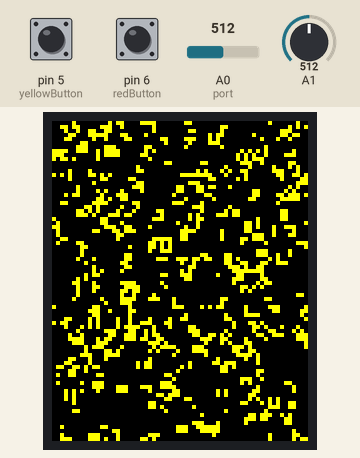
The sketch below on a simulated Arduino Uno, built with avr-gcc and run on an emulated ATmega328P. Parts: 128×160 colour display. The test bench sets the inputs (shaded band); at power-on: pin 6 (redButton) LOW, A0 (port) = 512, A1 = 512, pin 5 (yellowButton) LOW. Random numbers use the default seed unless the sketch sets one.

Above: at 3.0 s.
3.1 s: pin 6 (redButton) pulled HIGH for 1.2 s
At 5.1 s:
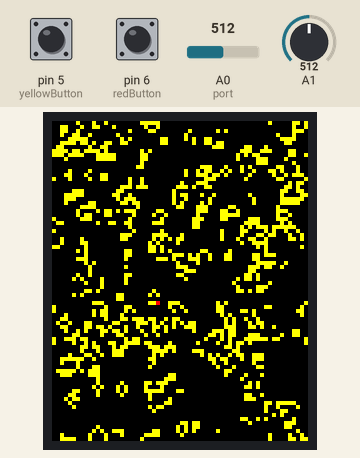
5.8 s: A0 (port) set to 716
7.3 s: A1 set to 716
8.8 s: A0 (port) set to 511
10.3 s: A1 set to 306
11.8 s: pin 6 (redButton) pulled HIGH for 1.2 s
At 14.7 s:
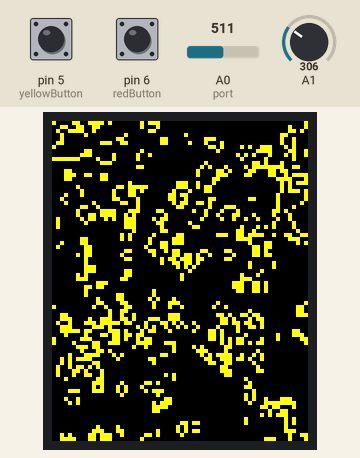
Timing chart, 0 to 16.2 s (numbered marks = the images above; inputs shaded):
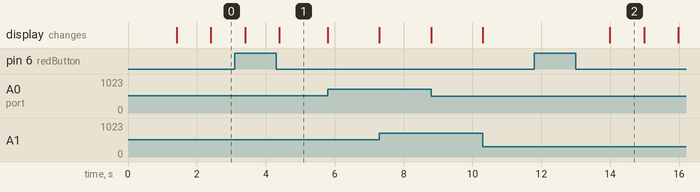

The sketch:

gameOfLifeOnScreen.ino
```cpp
#include <Adafruit_GFX.h>
#include <Adafruit_ST7735.h>
#include <SPI.h>

Adafruit_ST7735 tft = Adafruit_ST7735(10, 9, 8);

const int squaresX = 4;
const int squaresY = 80;
word squares[squaresX][squaresY];

word topLineBuffer[squaresX];
word buffer1[squaresX];
word buffer2[squaresX];

int redButton = 6;
int yellowButton = 5;

boolean running = true;
boolean redDown = false;
boolean hasPrev = false;

int prevX = 0;
int prevY = 0;

void setup(){
  randomSeed(analogRead(0));
  pinMode(redButton, INPUT);
  pinMode(yellowButton, INPUT);

  *digitalPinToPCMSK(redButton) |= bit (digitalPinToPCMSKbit(redButton));
  PCIFR |= bit (digitalPinToPCICRbit(redButton));
  PCICR |= bit (digitalPinToPCICRbit(redButton));

  tft.initR(INITR_BLACKTAB);
  tft.fillScreen(ST7735_BLACK);

  for(int x = 0; x < squaresX; x++){
    topLineBuffer[x] = 0;
    buffer1[x] = 0;
    buffer2[x] = 0;
    for(int y = 0; y < squaresY; y++){
      for(int b = 0; b < 16; b++){
        int r = random(10);
        if(r > 7){
          // Set to 1
          squares[x][y] = squares[x][y] | (1 << b);
        }
      }
    }
  }

  drawGame();
}

void loop(){

  if(redButtonPressed()){
    running = !running;
    hasPrev = false;
  }

  if(running){
    playGame();
    drawGame();
  } else {
    int x = analogRead(0);
    int y = analogRead(1);
    int xAxis = map(x, 240, 880, 0, (int) tft.width() - 1);
    int yAxis = map(y, 175, 765, 0, (int) tft.height() - 1);
    xAxis = xAxis - (xAxis % 2);
    yAxis = yAxis - (yAxis % 2);
    if(digitalRead(yellowButton)){
      int sx = calculateX(xAxis);
      int sy = calculateY(yAxis);
      int sb = calculateB(xAxis);
      squares[sx][sy] = squares[sx][sy] | (1 << sb);
    }
    //Serial.print(x);
    //Serial.print(", ");
    //Serial.println(y);
    tft.fillRect(xAxis, yAxis, 2, 2, ST7735_RED);
    if(hasPrev){
      if(!(xAxis == prevX && yAxis == prevY)){
        int square = (squares[calculateX(prevX)][calculateY(prevY)] >> calculateB(prevX)) & 1;
        if(square > 0){
          tft.fillRect(prevX, prevY, 2, 2, ST7735_YELLOW);
        } else {
          tft.fillRect(prevX, prevY, 2, 2, ST7735_BLACK);
        }
      }
    }
    prevX = xAxis;
    prevY = yAxis;
    hasPrev = true;
  }
}

void playGame(){
  // Do the top line first
  for(int x = 0; x < squaresX; x++){
    topLineBuffer[x] = 0;
    for(int b = 15; b >= 0; b--){
      byte n = calculateNeighbours(x, 0, b);
      int square = (squares[x][0] >> b) & 1;
      if(square > 0){
        if(!(n < 2 || n > 3)) topLineBuffer[x] = topLineBuffer[x] | (1 << b);
      } else {
        if(n == 3) topLineBuffer[x] = topLineBuffer[x] | (1 << b);
      }
    }
  }

  word* currentBuffer;
  for(int y = 1; y < squaresY; y++){
    if(y % 2 == 1){
      currentBuffer = buffer1;
    } else {
      currentBuffer = buffer2;
    }
    for(int x = 0; x < squaresX; x++){
      currentBuffer[x] = 0;
      for(int b = 15; b >= 0; b--){
        byte n = calculateNeighbours(x, y, b);
        int square = (squares[x][y] >> b) & 1;
        if(square > 0){
          if(!(n < 2 || n > 3)) currentBuffer[x] = currentBuffer[x] | ((word) 1 << b);
        } else {
          if(n == 3) currentBuffer[x] = currentBuffer[x] | ((word) 1 << b);
        }
      }
    }
    if(y % 2 == 0){
      for(int i = 0; i < squaresX; i++){
        squares[i][y-1] = buffer1[i];
      }
    } else if(y != 1 && y % 2 == 1){
      for(int i = 0; i < squaresX; i++){
        squares[i][y-1] = buffer2[i];
      }
    }
  }

  for(int i = 0; i < squaresX; i++){
    squares[i][squaresY-1] = currentBuffer[i];
  }

  for(int i = 0; i < squaresX; i++){
    squares[i][0] = topLineBuffer[i];
  }

}

byte calculateNeighbours(word x, int y, int b){
  byte n = 0;
  for(int B = b + 1; B > b - 2; B--){
    int adjB = B;
    int adjX = x;
    if(B > 15){
      adjB = 0;
      if(x <= 0){
        adjX = squaresX - 1;
      } else {
        adjX = adjX - 1;
      }
    } else if(B < 0){
      adjB = 15;
      if(x >= squaresX - 1){
        adjX = 0;
      } else {
        adjX = adjX + 1;
      }
    }
    for(int Y = y - 1; Y < y + 2; Y++){
      int adjY = Y;
      if(Y < 0) adjY = squaresY - 1;
      if(Y >= squaresY) adjY = 0;

      if(!(B == b && Y == y && adjX == x)){
        int square = (squares[adjX][adjY] >> adjB) & 1;
        if(square > 0) n++;
      }
    }
  }
  return n;
}

void drawGame(){
  for(int y = 0; y < squaresY; y++){
    for(int x = 0; x < squaresX; x++){
      //Something wrong here?
      for(int b = 15; b >= 0; b--){
        int square = (squares[x][y] >> b) & 1;
        int newB = map(b, 15, 0, 0, 15);
        if(square > 0){
          tft.fillRect((x * 32) + (newB * 2), y*2, 2, 2, ST7735_YELLOW);
        }
        else {
          tft.fillRect((x * 32) + (newB * 2), y*2, 2, 2, ST7735_BLACK);
        }
      }
    }
  }
}

byte calculateX(int x){
  return x/32;
}

byte calculateB(int x){
  byte val = (x - (calculateX(x) * 32))/2;
  return map(val, 0, 15, 15, 0);
}

byte calculateY(int y){
  return y/2;
}

boolean redButtonPressed(){
  if(digitalRead(redButton)){
    redDown = true;
  } else if(redDown){
    redDown = false;
    return true;
  }
  return false;
}

boolean yellowButtonPressed(){
  static boolean down = false;
  if(digitalRead(yellowButton)){
    down = true;
  } else if(down){
    down = false;
    return true;
  }
  return false;
}

ISR (PCINT2_vect){
  if(running && digitalRead(redButton)) redDown = true;
}


unsigned int bitOut(void)
{
  static unsigned long firstTime=1, prev=0;
  unsigned long bit1=0, bit0=0, x=0, port=0, limit=99;
  if (firstTime)
  {
    firstTime=0;
    prev=analogRead(port);
  }
  while (limit--)
  {
    x=analogRead(port);
    bit1=(prev!=x?1:0);
    prev=x;
    x=analogRead(port);
    bit0=(prev!=x?1:0);
    prev=x;
    if (bit1!=bit0)
      break;
  }
  return bit1;
}
//------------------------------------------------------------------------------
unsigned long seedOut(unsigned int noOfBits)
{
  // return value with 'noOfBits' random bits set
  unsigned long seed=0;
  for (int i=0;i<noOfBits;++i)
    seed = (seed<<1) | bitOut();
  return seed;
}
```

Measured:
- after the input at 11.8 s, the display: changes after 2.2 s (image 2)
- what the display in image 2 shows lasts 1.0 s, from 14.0 s to 15.0 s
